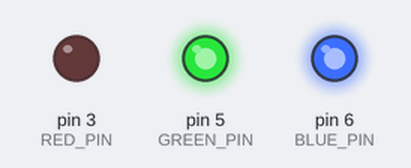
Simulated run of this sketch. Board: Arduino Uno, built with avr-gcc and run on an emulated ATmega328P. Shown: output pins drawn as LEDs (lit = HIGH).

Above: at 0.1 s.
Timing chart, 0 to 1.6 s (numbered marks = the images above):
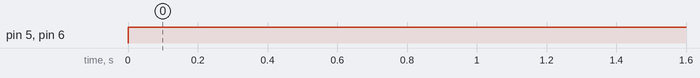

The sketch:

jago_robotika_arduino_11.ino
```cpp
#define RED_PIN 3
#define GREEN_PIN 5
#define BLUE_PIN 6

void setup() {
  // put your setup code here, to run once:
  pinMode(RED_PIN, OUTPUT);
  pinMode(GREEN_PIN, OUTPUT);
  pinMode(BLUE_PIN, OUTPUT);
}

void loop() {
  // put your main code here, to run repeatedly:
  analogWrite(RED_PIN, 0);
  analogWrite(GREEN_PIN, 255);
  analogWrite(BLUE_PIN, 255);
}
```

Measured:
- by itself, pin 5 (GREEN_PIN), pin 6 (BLUE_PIN): LOW → HIGH at 0.00 s
